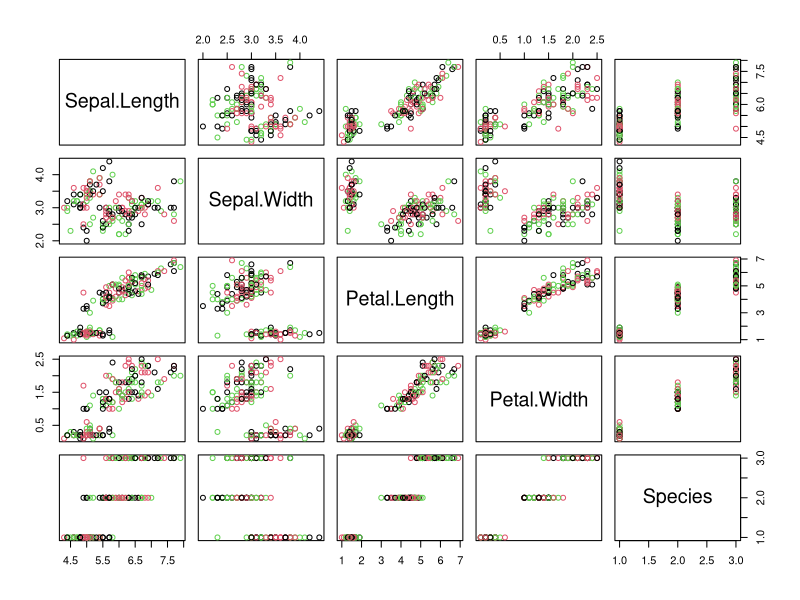

Generate this figure with R:
## ---- chunk 1
data(iris)
head(iris)
tail(iris)

## ---- chunk 2
names(iris)
r1 = nrow(iris)
c1 = ncol(iris)

## ---- chunk 3
plot(iris, col=c(1,2,3))

